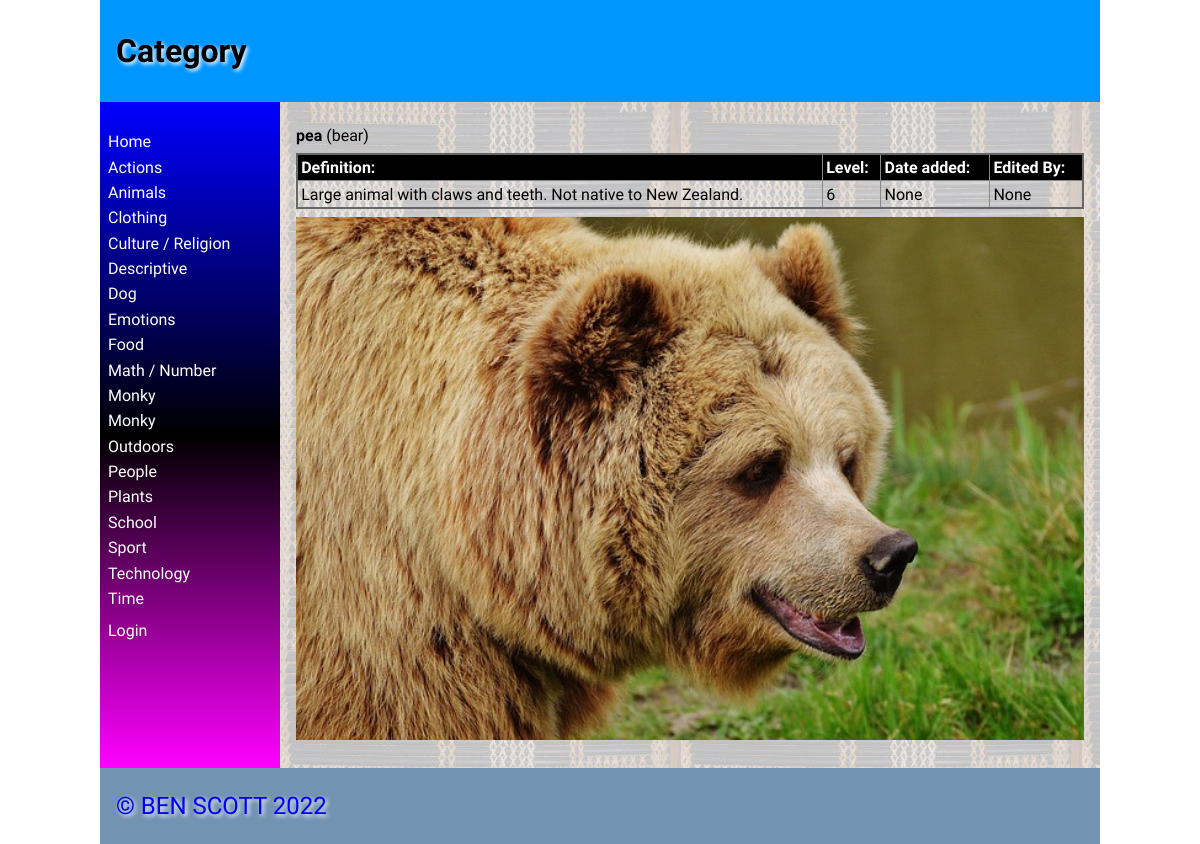
Page /word/60 on the committed database.
### tables this page shows
CREATE TABLE categories
(
	id integer
		constraint categories_pk
			primary key autoincrement,
	category varchar(30)
);

CREATE TABLE "words"
(
    id           integer
        constraint words_pk
            primary key autoincrement
        constraint words_user_user_fk
            references user (user),
    maori_word   varchar(30),
    english_word varchar(30),
    catID        varchar(30)
        constraint words_categories_id_fk
            references categories,
    description  varchar(200),
    level        integer,
    userid       varchar(30),
    timestamp    datetime
, image varchar(30));

### app.py (the view)
@app.route('/word/<wordid>')
def web_words_page(wordid):
    try:
        int(wordid)
    except ValueError:
        return redirect('/')
    query = "SELECT maori_word, english_word, userid, id, description, level, timestamp, image FROM words WHERE id IS ?"
    con = create_connection(DATABASE)
    cur = con.cursor()
    cur.execute(query, (wordid,))
    word_list = cur.fetchall()
    con.close()
    print(word_list)
    return render_template('words.html', categories=get_category_list(), logged_in=is_logged_in(), words=word_list, teacher=is_teacher())

### app.py (called while the page is built)
def create_connection(db_file):
    try:
        connection = sqlite3.connect(db_file)
        return connection
    except Error as e:
        print(e)
    return None

def get_category_list():
    con = create_connection(DATABASE)
    query = "SELECT category, id FROM categories ORDER BY category ASC "
    cur = con.cursor()
    cur.execute(query)
    category_list = cur.fetchall()
    con.close()
    return category_list

def is_teacher():
    if session.get("role") == '1':
        print("Is a teacher")
        return True
    return False

def is_logged_in():
    if session.get("email") is None:
        print("Not logged in")
        return False
    else:
        print("Logged in")
        return True

### templates/words.html (shortened to what this page needs)
{%  extends 'base.html' %}
{% block heading %}Category{% endblock %}
{% block main %}
{% for word in words %}
<p><strong>{{ word [0]}}</strong> ({{ word [1]}})</p>
{% endfor %}
<table class="words-table">
        <thead>
            <tr>
                <th>Definition:</th>
                <th>Level:</th>
                <th>Date added:</th>
                <th>Edited By:</th>
            </tr>
        </thead>
        <tbody>
        {% for word in words %}
            <div class = words-box>
            <tr>
                <td>{{ word[4] }}</td>
                <td>{{ word[5] }}</td>
                <td>{{ word[6] }}</td>
                <td>{{ word[2] }}</td>
            </tr>
            </div>
    </tbody>
</table>
<p width="400"><img src="/static/images/{{ word[7] }}.jpg" alt=""></p>
{% endfor %}
{% endblock %}

### templates/base.html (shortened to what this page needs)
<!doctype html>
<html lang="en">
<head>
	<link href="{{ url_for('static', filename='css/style.css') }}" rel="stylesheet">
</head>
<body>
	<div id="container">
		<header>
			<h1>{% block heading %}MAORI DICTIONARY!{% endblock %}</h1>
		</header>
		<nav>
			<ul>
                <li><a href="/">Home</a></li>
				<div class="category">
				{% for category in categories %}
					<div class ="category-box">
						<li><a href="/category/{{ category[1] }}">{{ category[0] }}</a></li>
					</div>
                {% endfor %}
				</div>
				<li> </li>
				{% if logged_in %}
				<li><a href="/logout">Log out</a></li>
				{% else %}
				<li><a href="/login">Login</a></li>
				{% endif %}
			</ul>
		</nav>
		<main>
		{% block main %}{% endblock %}
        </main>
		<footer>
			<p>
				&copy; BEN SCOTT 2022
			</p>
		</footer>
	</div>
</body>
</html>

### static/css/style.css (style rules this page uses)
* { font-family: Comfortaa, sans-serif; margin: 0; padding: 0; box-sizing: border-box; }
#container { display: grid; grid-template-columns: 75px auto; grid-template-areas: 'nav header' 'main main' 'footer footer'; }
header { grid-area: header; background-color: #0096FF; padding: 1rem; }
nav { grid-area: nav; }
main { grid-area: main; padding: 1rem; background-color: #edd; }
h1, h2, h3, h4 { padding: 1rem 0; font-family: 'Suez One', serif; color: #000; text-shadow: 2px 2px 4px #fff; }
p { padding: 0.5rem 0; }
a { color: #222; }
img { width: 100%; }
table { width: 100%; border: 2px solid #666; border-collapse: collapse; }
th, td { border: 1px solid #888; padding: 0.2rem; text-align: left; }
th { background-color: #000; color: #fff; }
footer { grid-area: footer; padding: 1rem; background-color: #7393B3; }
footer p { color: #0000FF; text-shadow: 2px 2px 4px #fff; font-size: 1.5rem; }
@media only screen and (min-width: 768px) { #container { grid-template-columns: 180px auto; grid-template-areas: 'header header' 'nav main' 'footer footer'; } }
@media only screen and (min-width: 768px) { nav { background: linear-gradient(180deg, rgba(0,0,255,1) 0%, rgba(0, 0, 0, 1) 50%, rgba(255,0,255,1) 100%); padding: 0.5rem; } }
@media only screen and (min-width: 768px) { nav ul { list-style: none; } }
@media only screen and (min-width: 768px) { nav li { padding: 0.2rem 0; } }
@media only screen and (min-width: 768px) { nav a { color: #fff; text-decoration: none; } }
@media only screen and (min-width: 768px) { main { background-image: url('static/images/poutama.jpg'); } }
@media only screen and (min-width: 1000px) { #container { width: 1000px; margin: auto; } }

### rows in the picture
categories: category "Actions"
categories: category "Animals"
categories: category "Clothing"
categories: category "Culture / Religion"
categories: category "Descriptive"
categories: category "Dog"
categories: category "Emotions"
categories: category "Food"
categories: category "Math / Number"
categories: category "Monky"
categories: category "Monky"
categories: category "Outdoors"
categories: category "People"
categories: category "Plants"
categories: category "School"
categories: category "Sport"
categories: category "Technology"
categories: category "Time"
words: maori_word "pea", english_word "bear", description "Large animal with claws and teeth. Not native to New Zealand.", level "6", word "None", image (picture)
